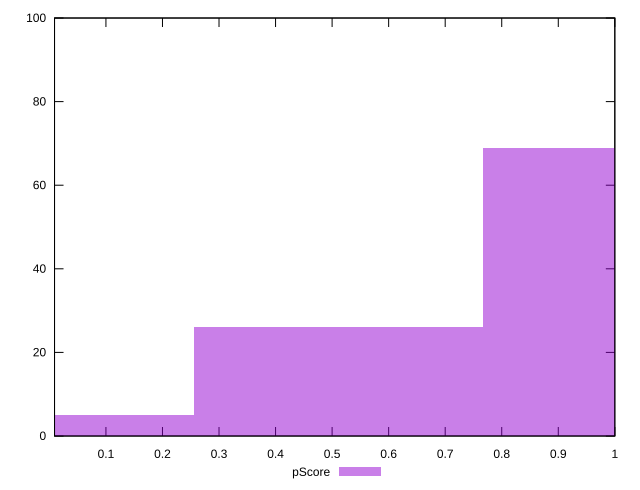

The script that saved this image:
reset

$pScore <<EOF
1.0227911276913824 69
0.5113955638456912 26
0 5
EOF

set key outside below
set boxwidth 0.5113955638456912
set xrange [0.009105185504382884:0.9999943086830108]
set yrange [0:100]
set trange [0:100]
set style fill transparent solid 0.5 noborder
set terminal svg size 640, 490 enhanced background rgb 'white'
set output "report_00013_2021-02-09T12-04-24.940Z/total-blocking-time/samples/pages+cached+noadtech+nomedia+nocss/pScore/histogram.svg"

plot $pScore title "pScore" with boxes

reset
